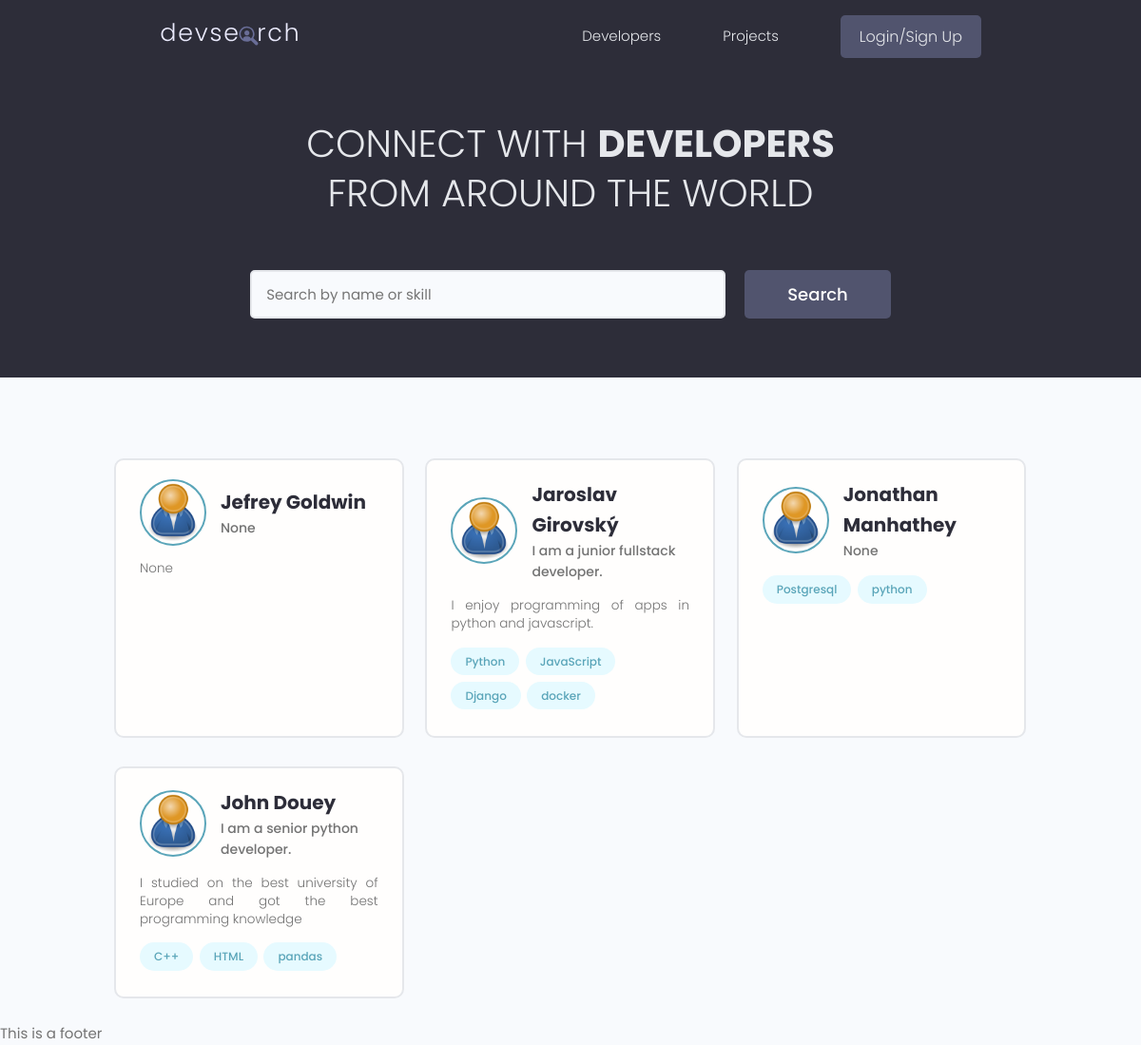
Before: /profiles/ with the older database file.
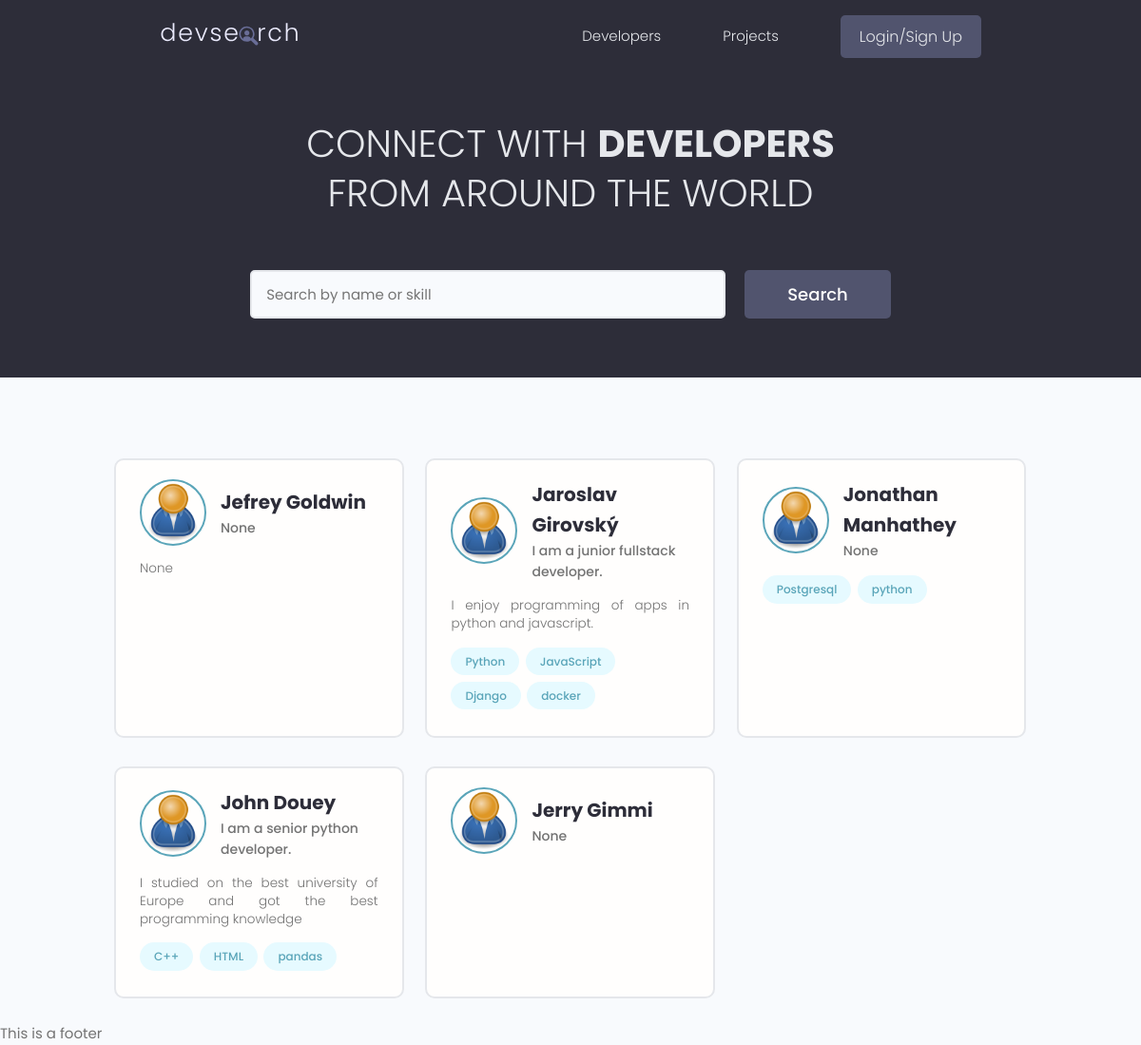
After: the same page with the newer database file.
### users/models.py (models this page shows, shortened)
class Profile(models.Model):
    user = models.OneToOneField(User, on_delete=models.CASCADE, null=True, blank=True)
    username = models.CharField(max_length=200, blank=True, null=True)
    name = models.CharField(max_length=200, blank=True, null=True)
    location = models.CharField(max_length=200, blank=True, null=True)
    email = models.EmailField(max_length=500, blank=True, null=True)
    short_intro = models.CharField(max_length=200, blank=True, null=True)
    bio = models.TextField(blank=True, null=True)
    profile_image = models.ImageField(blank=True, null=True, upload_to="profiles/", default="user-default.png")
    social_github = models.CharField(max_length=200, blank=True, null=True)
    social_twitter = models.CharField(max_length=200, blank=True, null=True)
    social_linkedin = models.CharField(max_length=200, blank=True, null=True)
    social_youtube = models.CharField(max_length=200, blank=True, null=True)
    social_website = models.CharField(max_length=200, blank=True, null=True)
    created_at = models.DateTimeField(auto_now_add=True)
    id = models.UUIDField(default=uuid.uuid4, unique=True, primary_key=True, editable=False)
    @property
    def imageURL(self):
        try:
            url = self.profile_image.url
        except:
            url = ""
        return url

class Skill(models.Model):
    owner = models.ForeignKey(Profile, on_delete=models.CASCADE, null=True, blank=True)
    name = models.CharField(max_length=200)
    description = models.TextField(blank=True, null=True)
    id = models.UUIDField(default=uuid.uuid4, unique=True, primary_key=True, editable=False)

### users/views.py (the view)
# urls.py: path('', RedirectView.as_view(url="profiles/"), name="home"),
def profiles(request):
    profiles, search_query = searchProfiles(request)
    custom_range, profiles = paginateProfiles(request, profiles, 12)
    context = {"profiles": profiles,
               "search_query": search_query,
               "custom_range": custom_range
               }
    return render(request, 'users/profiles.html', context)

### users/utils.py (called while the page is built)
def paginateProfiles(request, queryset, results):
    page = request.GET.get('page')    # current page we are on
    paginator = Paginator(queryset, results)
    try:
        queryset = paginator.page(page)
    except PageNotAnInteger:
        page = 1
        queryset = paginator.page(page)
    except EmptyPage:
        page = paginator.num_pages
        queryset = paginator.page(page)
    leftIndex = (int(page) - 2)
    if leftIndex < 1:
        leftIndex = 1
    rightIndex = (int(page) + 2)
    if rightIndex < 5:
        rightIndex = 5
    if rightIndex > paginator.num_pages:
        rightIndex = paginator.num_pages
    custom_range = range(leftIndex, rightIndex+1)
    return custom_range, queryset

def searchProfiles(request):
    search_query = ''
    if request.GET.get('search_query'):
        search_query = request.GET.get('search_query')
    skills = Skill.objects.filter(name__icontains=search_query)
    profiles = Profile.objects.distinct().filter(
        Q(name__icontains=search_query) |
        Q(short_intro__icontains=search_query) |
        Q(skill__name__icontains=search_query)
    )
    return profiles, search_query

### users/templates/users/profiles.html (shortened to what this page needs)
{% extends "base.html"%}
{% load static %}
{% block content %}
<main class="home">
    <section class="hero-section text-center">
      <div class="container container--narrow">
        <div class="hero-section__box">
          <h2>CONNECT WITH <span>DEVELOPERS</span></h2>
          <h2>FROM AROUND THE WORLD</h2>
        </div>
        <div class="hero-section__search">
          <form id='searchForm' class="form" action="#" method="get">
            <div class="form__field">
              <input class="input input--text" id="formInput#search" type="text" name="search_query"
                value="{{search_query}}" placeholder="Search by name or skill" />
            </div>
            <input class="btn btn--sub btn--lg" type="submit" value="Search" />
          </form>
        </div>
      </div>
    </section>
    <section class="devlist">
      <div class="container">
        <div class="grid grid--three">
        {% for profile in profiles %}
          <div class="column card">
            <div class="dev">
              <a href="{% url 'users:profile-detail' profile.id %}" class="card__body">
                <div class="dev__profile">
                  <img class="avatar avatar--md" src="{{profile.imageURL}}" alt="{{profile.profile_image}}" />
                  <div class="dev__meta">
                    <h3>{{profile.name}}</h3>
                    <h5>{{profile.short_intro|slice:"40"}}</h5>
                  </div>
                </div>
                <p class="dev__info">
                  {{profile.bio|slice:"150"}}
                </p>
                <div class="dev__skills">
                {% for skill in profile.skill_set.all|slice:4 %}
                  <span class="tag tag--pill tag--main">
                    <small>{{skill.name}}</small>
                  </span>
                  {% endfor %}
                </div>
              </a>
            </div>
          </div>
        {% endfor %}
        </div>
      </div>
    </section>
  </main>
{% endblock %}

Changed rows visible on the page:
added Profile: imageURL (placeholder picture), name "Jerry Gimmi", short_intro "None"
